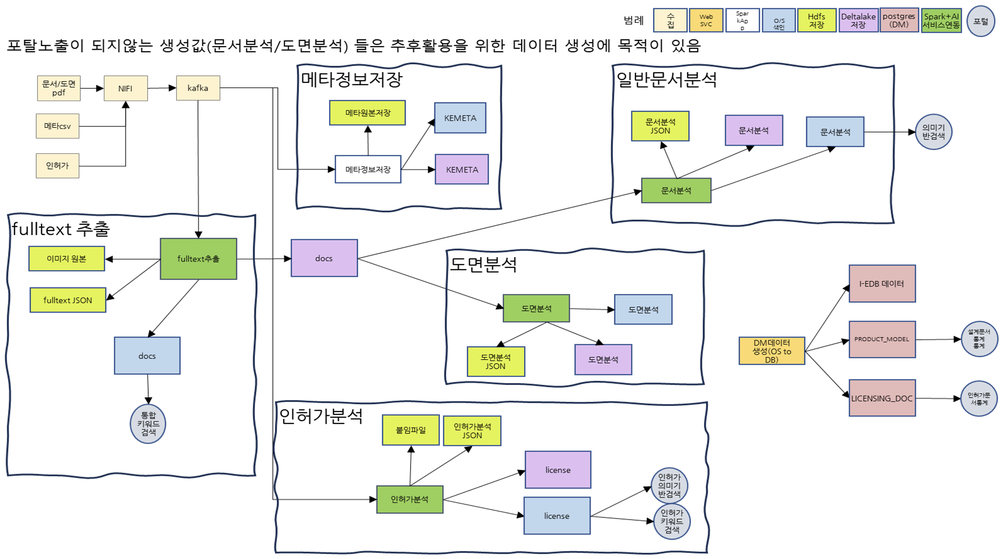
#> input picture png/Task_전체프로세스.png, 1000 x 559 px, shrunk from 2696 x 1508 before the run
$ python -i erase_table_line.py   (imports and definitions only)
#> lines starting #> are read from the running program, lines starting #| are printed output that depends on the picture; after the words box and inside, x2 and y2 are one past the last pixel; in counts of white or black regions, pixels touching at a corner belong together
#> further down, picture is the input picture: shape (559, 1000, 3); mean B, G, R 237.5, 240.4, 239.5
import cv2
import numpy as np

class EraseTableLine:
    """
    # 이미지 전처리

    # 20240207 Edit by YOUNGRAE CHO
    """
    def __init__(self, image):
        self.image = image

    # ================================================================================================================
    def detect_contour(self):
        """
        # 20240123 Edit by YOUNGRAE CHO

        이미지의 윤곽을 찾아내서 표에 대한 경계를 찾아내기

        찾아낸 경계를 검은색(b, g, r = 0)이미지에 흰색(b, g, r = 255)의 사각형을 그려 line만 있는 line_image를 만든다.
        """
        # 원본 이미지의 높이, 넓이
        origin_height, origin_width, _ = self.image.shape
#> origin_height = 559; origin_width = 1000
        # 검은색 이미지 생성
        line_image = self.image*0
#> line_image: shape (559, 1000, 3); every value is 0

        # 원본 이미지를 그레이 이미지로 변환
        imgray = cv2.cvtColor(self.image, cv2.COLOR_BGR2GRAY)
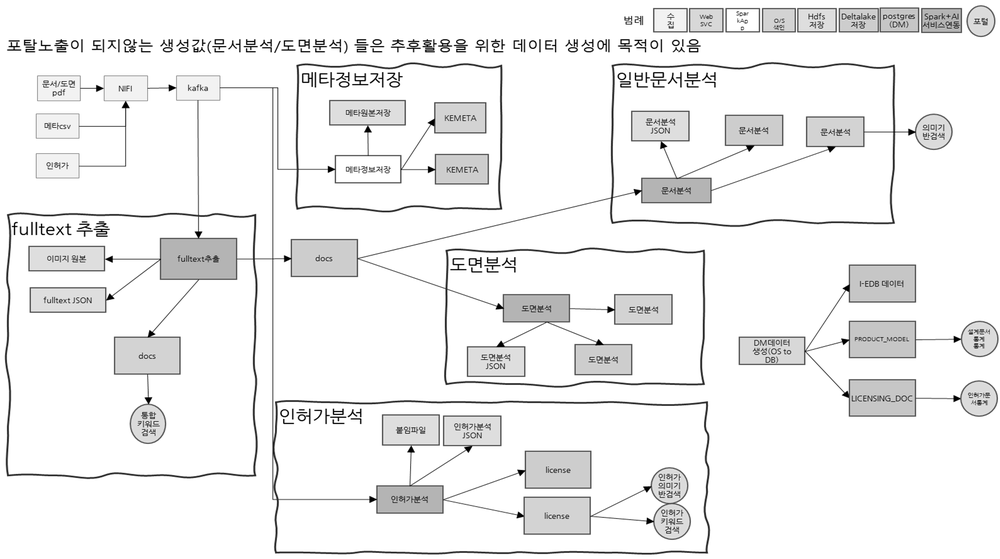
#> imgray: shape (559, 1000); min 0, max 255, mean 239.8

        # 이미지에 적응형 임계값 처리를 적용해 이진화
        thr = cv2.adaptiveThreshold(imgray, 255, cv2.ADAPTIVE_THRESH_MEAN_C, cv2.THRESH_BINARY, 11, 2)
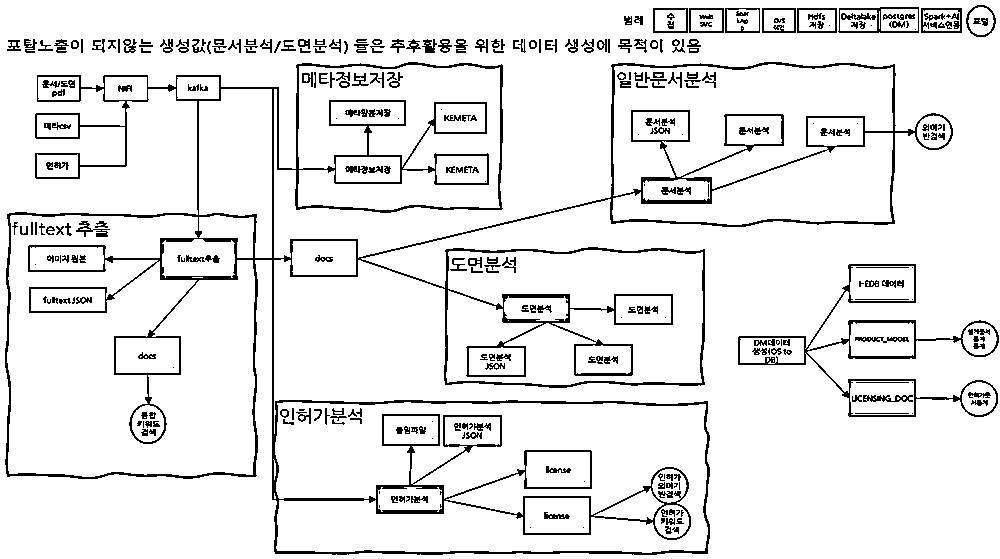
#> thr: shape (559, 1000); 91.7% white; black in thin lines or dots
        # erode를 이용해 하얀 배경 위의 까만 선을 선명하게
        kernel = np.ones((2, 2), np.uint8)
        thr = cv2.erode(thr, kernel, iterations = 2)
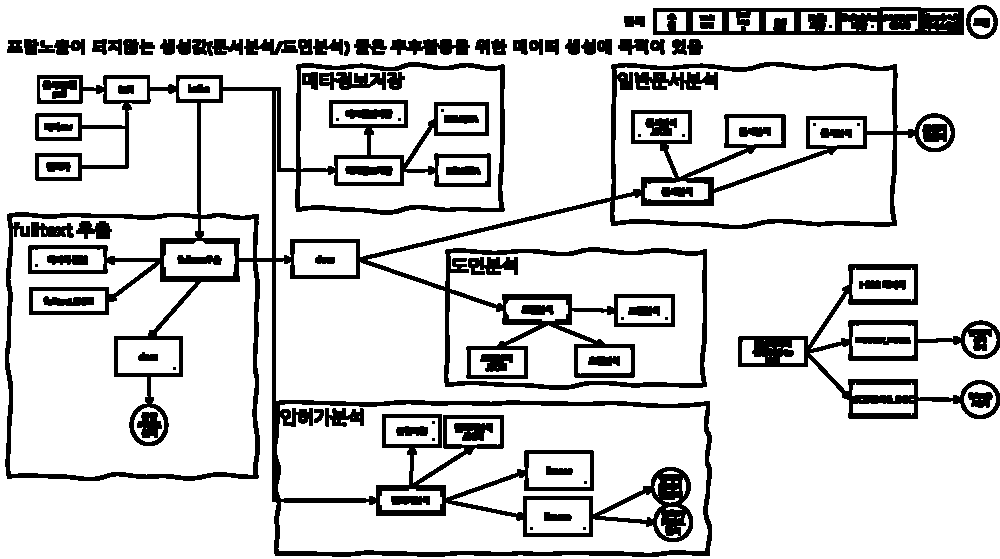
#> thr: shape (559, 1000); 83.3% white; 94 black regions (18 under 20 px)

        min_width = 30  # Minimum contour rectangle size
        min_height = 30  # Minimum contour rectangle size
        retrieve_mode = 2  # RETR_EXTRNAL = 0, RETR_LIST = 1, RETR_CCOMP = 2, RETR_TREE = 3, RETR_FLOODFILL = 4
        approx_method = 2  # CHAIN_APPROX_NONE = 1, CHAIN_APPROX_SIMPLE = 2, CHAIN_APPROX_TC89_KCOS = 4, CHAIN_APPROX_TC89_L1 = 3
        contours, hierarchy = cv2.findContours(thr, retrieve_mode, approx_method)
#> contours = 247 contours, 103 with area under 20; largest, box (x1, y1, x2, y2) and area: (0, 0, 1000, 559) 537027, (4, 61, 956, 558) 275342, (9, 217, 255, 477) 46000, (277, 404, 708, 553) 42282, (448, 252, 703, 385) 22038


        i = 0
        # 하얀색으로 구분선 그리기
        for contour in contours:
            x, y, width, height = cv2.boundingRect(contour)

            if width > origin_width * 0.5 or height > origin_height * 0.5:
                line_image = cv2.rectangle(line_image, (x, y), (x+width, y+height), (255, 255, 255), 2)

            if (width > min_width and height > min_height) or (hierarchy[0, i, 2] != -1):
                line_image = cv2.rectangle(line_image, (x, y), (x + width, y + height), (255, 255, 255), 2)

            if (width > min_width or height > min_height) and (hierarchy[0, i, 2] == -1):
                line_image = cv2.rectangle(line_image, (x, y), (x + width, y + height), (255, 255, 255), 2)

            i += 1
#> this loop made 247 passes
#> (x, y, width, height) on passes 1, 3, 4: (673, 527, 1, 1), (677, 516, 4, 3), (677, 514, 12, 22)
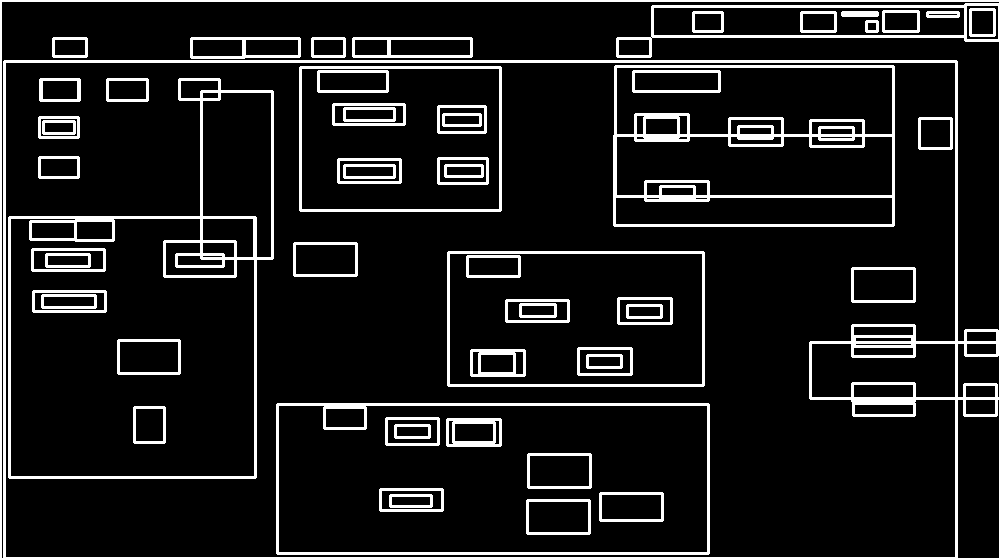
#> line_image: shape (559, 1000, 3); 11% white; 57 white regions, largest, box (x1, y1, x2, y2) and area: (0, 0, 1000, 559) 17740, (613, 65, 895, 227) 7133, (8, 78, 274, 479) 6417
#> after the loop, i = 247

        return line_image

    # ================================================================================================================
    def morph_closing(self, line_image):
        """
        # 20240123 Edit by YOUNGRAE CHO

        line_image에서 line과 line 사이에 존재하는 공간을 morph close 기법으로 메꾸기

        line과 line 사이에 존재하는 공간은 실제 라인이 존재하는 공간이므로 cell들을 계산할 때 불필요
        """
        # morph close 적용할 커널 설정
        kernel_row = 3
        kernel_col = 3
        kernel = np.ones((kernel_row, kernel_col), np.uint8)

        closing_iter = 2

        # 빈 공간 메우기
#> (the run stopped early here; a loop or call above may not have finished)

$ run again, on png/full_text추출_프로세스.png
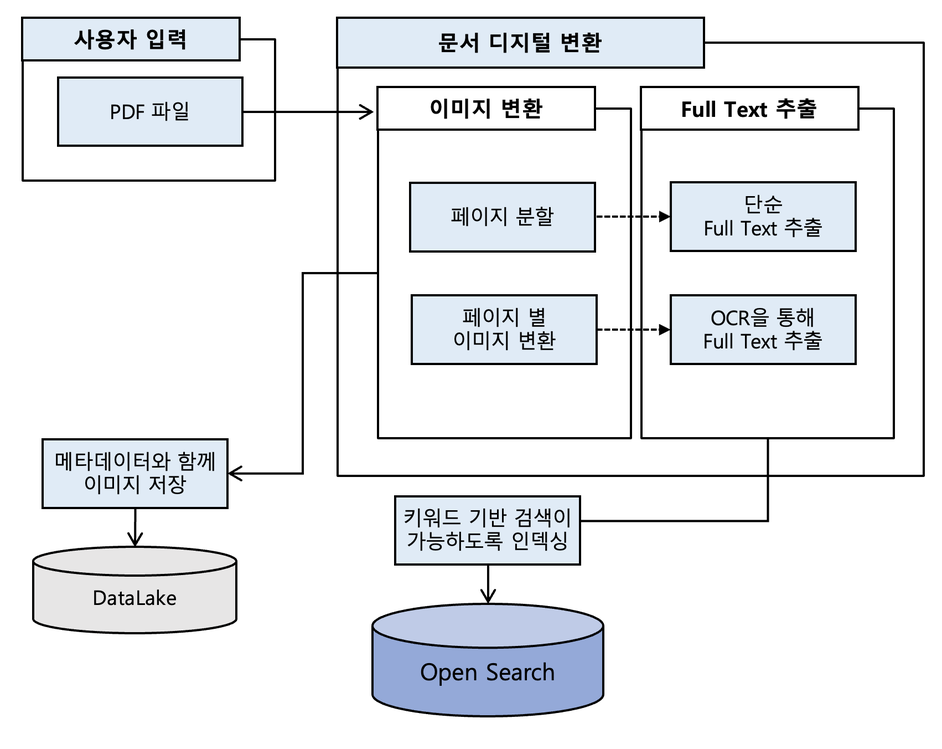
#> input picture png/full_text추출_프로세스.png, 942 x 749 px, shrunk from 1702 x 1352 before the run
#> picture is the input picture: shape (749, 942, 3); mean B, G, R 238.1, 235.3, 233.1
#> in detect_contour, `thr = cv2.erode(thr, kernel, iterations = 2)`:
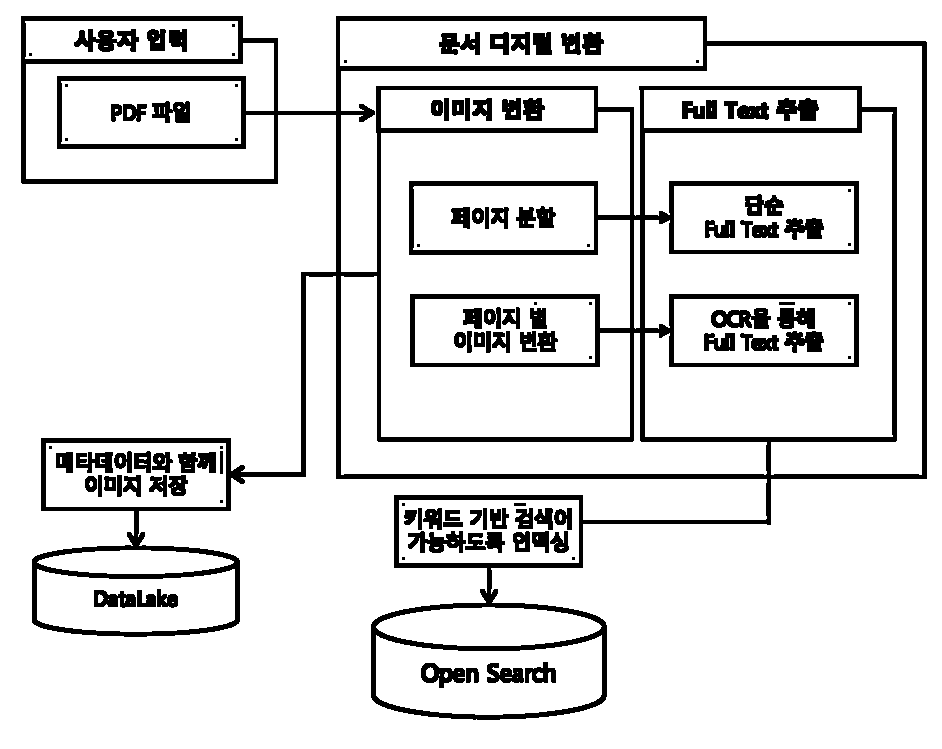
#> thr: shape (749, 942); 87.5% white; 117 black regions (24 under 20 px)
#> contours = 263 contours, 139 with area under 20; largest, box (x1, y1, x2, y2) and area: (0, 0, 942, 749) 703868, (20, 15, 928, 721) 387788, (381, 112, 630, 437) 47056, (645, 112, 893, 437) 46501, (341, 46, 922, 475) 34994
#> the loop in detect_contour, `for contour in contours:` made 263 passes
#> (x, y, width, height) on passes 1, 4, 5: (517, 677, 1, 1), (536, 672, 7, 6), (517, 672, 1, 1)
#> after the loop in detect_contour, `for contour in contours:`:
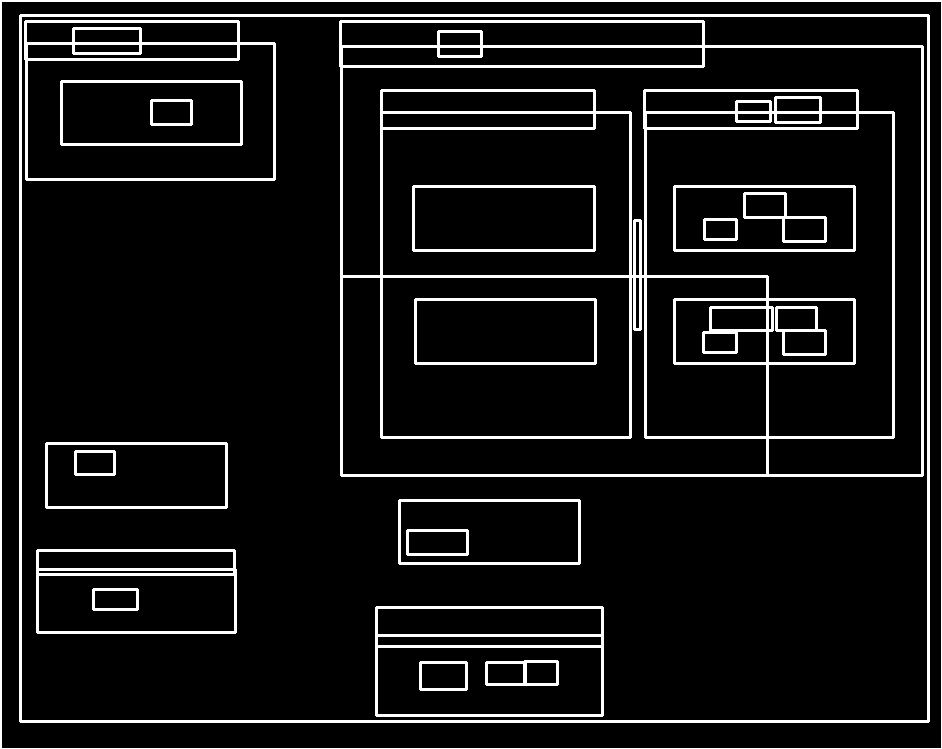
#> line_image: shape (749, 942, 3); 8.8% white; 21 white regions, largest, box (x1, y1, x2, y2) and area: (339, 20, 924, 477) 24008, (19, 14, 930, 723) 9680, (0, 0, 942, 749) 5064
#> after the loop in detect_contour, `for contour in contours:`: i = 263
